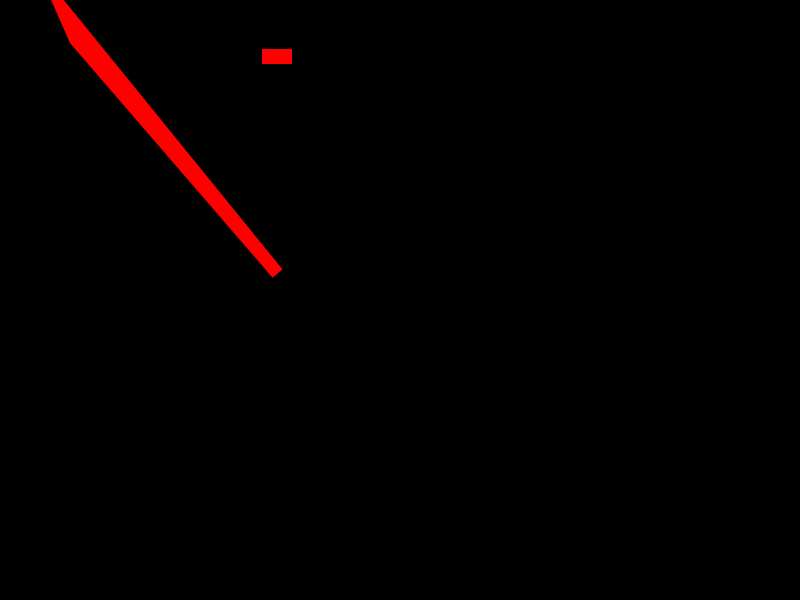
Frame 1 (no input)
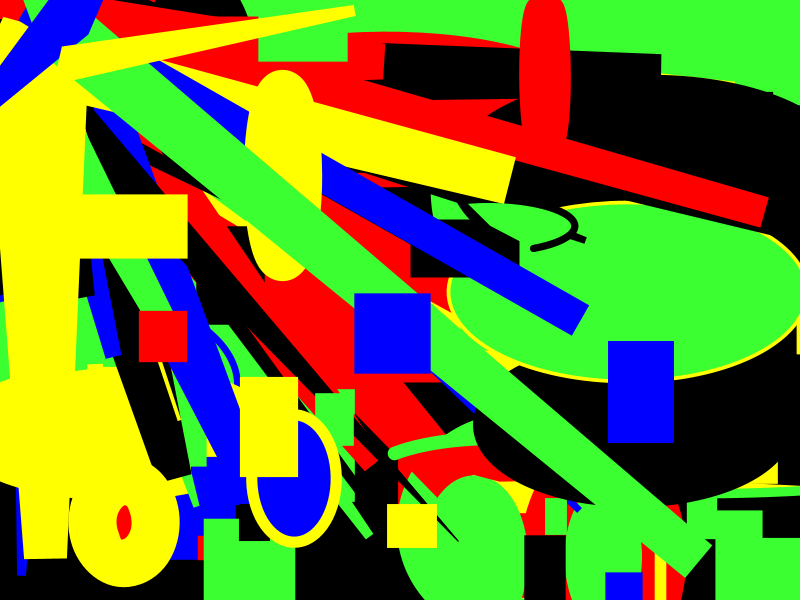
Frame 60 (the mouse pressed at the canvas centre just before this capture)
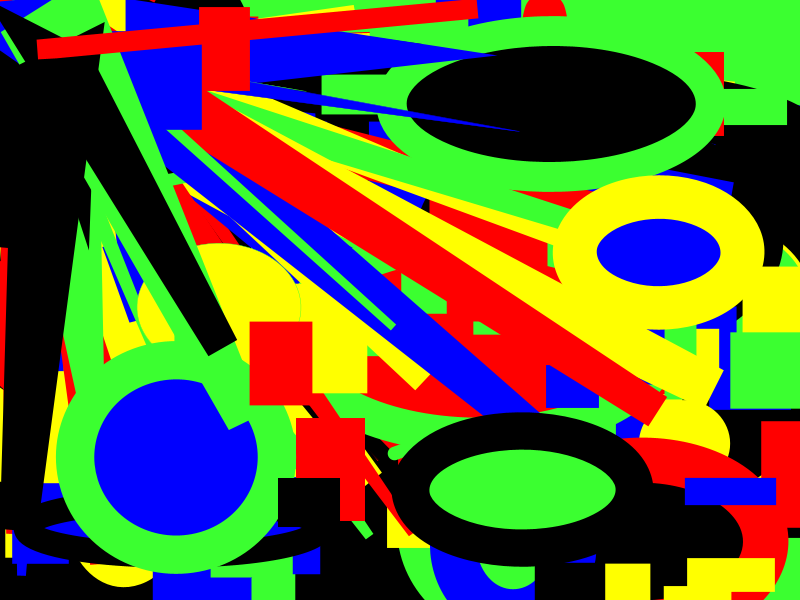
Frame 120 (the mouse held since frame 60 and released just before this capture)

The Processing sketch that drew these frames (run headless with seeded random() and noise(); from frame 60 on, the mouse is pressed at the canvas centre):

// Processing sketch: processing_172217
// ── processing_172217.pde

//these color palettes were created by using color.adobe.com
color [] multicolorPalette= {#000000, #FFFF00, #3BFF30, #FF0000,#0000FF} ;
float x=0 ;
//setup -- used for initial settings
void setup () {
  //size and background
  size (800, 600) ;
  //local variables go inside code blocks
  background (multicolorPalette [int(x)]);
  }
  
  //draw
  void draw () {
    float r = random (5) ;
    strokeWeight (random (50)) ;
    stroke (multicolorPalette [int (r)]) ;
    arc (random (width), random (height), random (400), random (200), random (100), random (75));

    fill (multicolorPalette [int (r)]) ;
    rect (random (width), random (height), random (80), random (100)) ;
    
    triangle (random (width), random (height), random (100), random (75), random (80), random (100)) ;
  }
